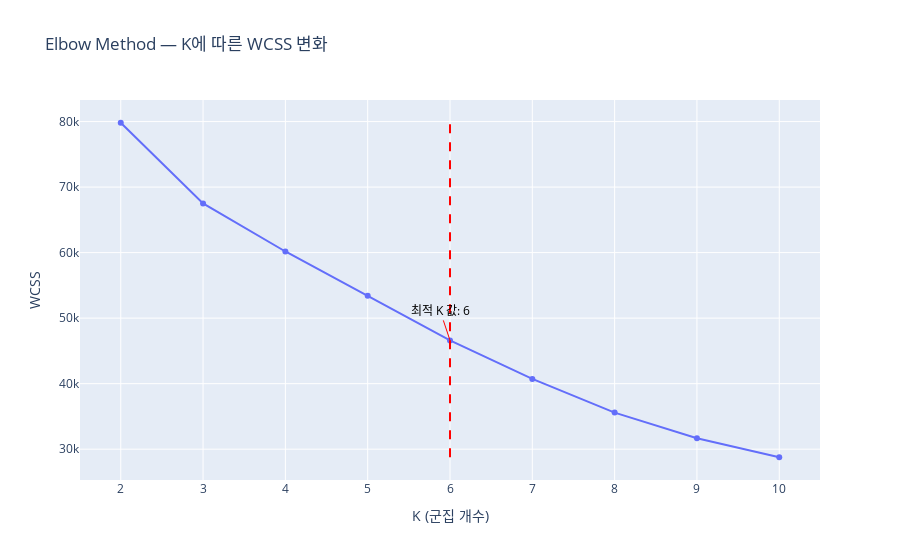

Notebook code for this chart:
### Markdown cell above
## Elbow Method

### Code cell
# Elbow Method
from sklearn.cluster import KMeans
from kneed import KneeLocator # kneed 설치 먼저하기

# wcss: 군집 내부 데이터들이 얼마나 뭉쳐있는지 나타내는 지표 
# 값이 작을수록 데이터들이 중심에 모여있다는 뜻
wcss=[]
k_range=range(2,11) #k=1 은 군집화아니니까 빼버림

# init='k-means++': 초기 중심점을 잡을 때 서로 멀리 떨어지도록 전략적으로 배치하는 알고리즘
# n_init=50: 좀 더 안정적인 결과를 위해 50으로 설정
for i in k_range:
    kmeans=KMeans(n_clusters=i, init='k-means++', n_init=50, random_state=42)
    kmeans.fit(X_pca)
    wcss.append(kmeans.inertia_) # inertia_= WCSS 값

# 시각화하지않고 최적의 k 찾기
# curve="convex"와 direction="decreasing" 파라미터는 알고리즘에게 그래프의 전반적인 '방향성과 특징'을 알려주어, 
# 꺾이는 지점을 더 정확하고 자동적으로 찾을 수 있도록 돕는 역할
kneedle = KneeLocator(
    # k_range: x축 (군집 갯수) wcss: y축 
    k_range, wcss, curve="convex", direction="decreasing"  
)
best_k = kneedle.knee
print(f"Elbow Method에 의한 최적 K: {best_k}")

# 시각화를 통하여 wcss 그리기
fig=px.line(
    x=k_range, y=wcss,
    title="Elbow Method — K에 따른 WCSS 변화",
    labels={"x": "K (군집 개수)", "y": "WCSS"},
)
# best_k선 그리기
fig.add_shape(type="line",
               x0=best_k, x1=best_k, y0=min(wcss), y1=max(wcss),  # 시작점 (x0, y0), 끝점 (x1, y1)
              line=dict(color="red", dash="dash"))
# 주석 달기
k_idx = list(k_range).index(best_k)
fig.add_annotation(
    x=best_k,            # 주석이 위치할 X 좌표 (최적의 K 값)
    y=wcss[k_idx],  # 주석이 위치할 Y 좌표 (해당 K의 WCSS 값)
    text=f"최적 K 값: {best_k}",  # 표시할 텍스트
    showarrow=True,      # 화살표 표시 여부
    arrowcolor="red", 
    font=dict(color="black")      
)
fig.update_traces(mode='lines+markers') # k값마다 동그란 점 생성

### Figure 1 — Plotly figure (JSON) as saved in the notebook; plotly's stock layout.template omitted (floating-point values rounded to 4 significant figures)
{"data": [{"hovertemplate": "K (군집 개수)=%{x}<br>WCSS=%{y}<extra></extra>", "legendgroup": "", "line": {"color": "#636efa", "dash": "solid"}, "marker": {"symbol": "circle"}, "mode": "lines+markers", "name": "", "orientation": "v", "showlegend": false, "type": "scatter", "x": [2, 3, 4, 5, 6, 7, 8, 9, 10], "xaxis": "x", "y": [79820.0, 67500.0, 60170.0, 53420.0, 46610.0, 40730.0, 35580.0, 31670.0, 28770.0], "yaxis": "y"}], "layout": {"annotations": [{"arrowcolor": "red", "font": {"color": "black"}, "showarrow": true, "text": "최적 K 값: 6", "x": 6, "y": 46610.0}], "legend": {"tracegroupgap": 0}, "shapes": [{"line": {"color": "red", "dash": "dash"}, "type": "line", "x0": 6, "x1": 6, "y0": 28770.0, "y1": 79820.0}], "title": {"text": "Elbow Method — K에 따른 WCSS 변화"}, "xaxis": {"anchor": "y", "domain": [0, 1], "title": {"text": "K (군집 개수)"}}, "yaxis": {"anchor": "x", "domain": [0, 1], "title": {"text": "WCSS"}}}}
